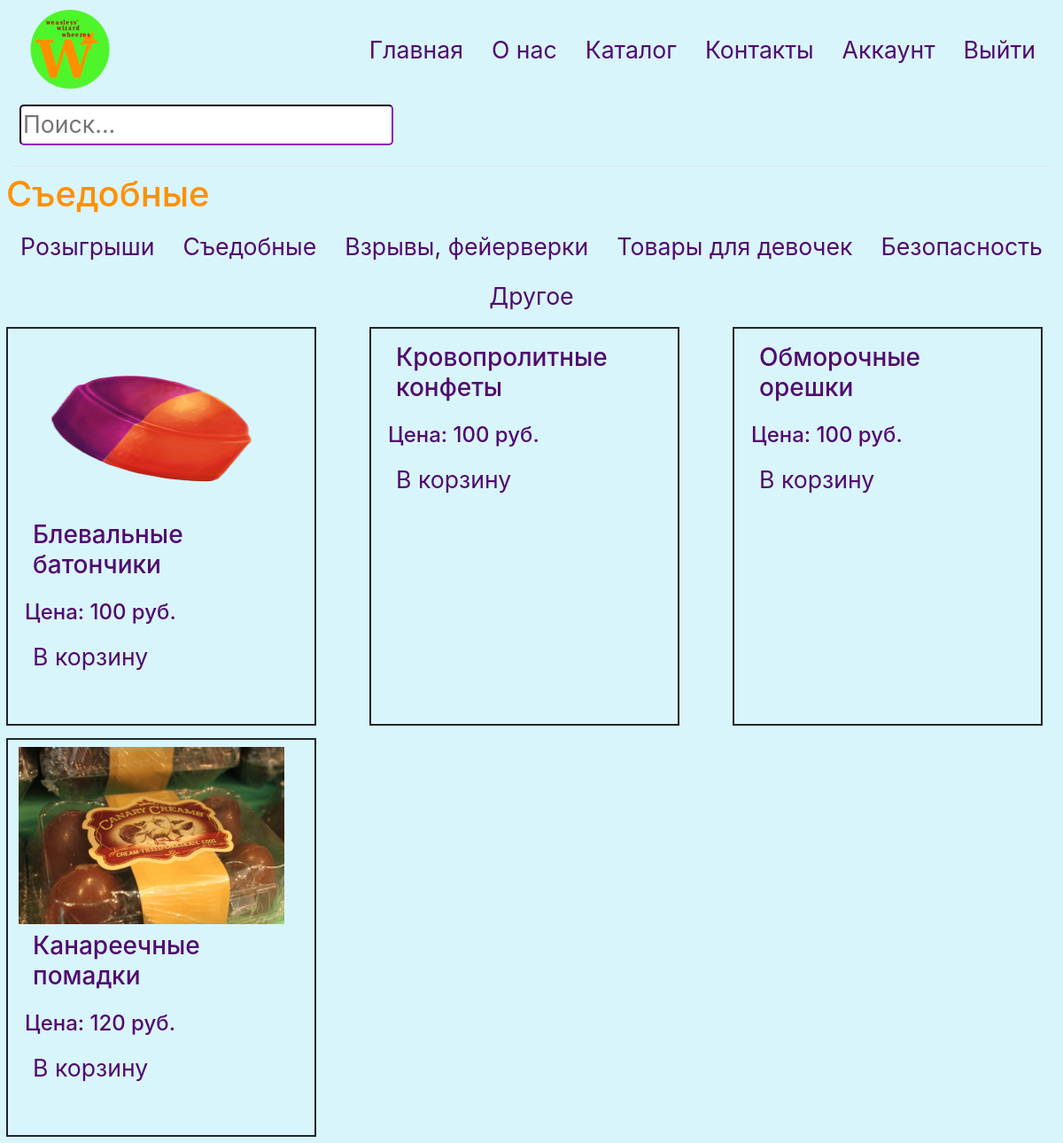
/catalog/eat (signed in), run on the app's committed database.
### data/products.py (models this page shows)
class Products(SqlAlchemyBase):
    __tablename__ = 'products'
    id = sqlalchemy.Column(sqlalchemy.Integer, primary_key=True, autoincrement=True)
    title = sqlalchemy.Column(sqlalchemy.String, nullable=True)
    description = sqlalchemy.Column(sqlalchemy.String, nullable=True)
    photos = sqlalchemy.Column(sqlalchemy.String, nullable=True)
    cost = sqlalchemy.Column(sqlalchemy.Integer, nullable=True)
    created_date = sqlalchemy.Column(sqlalchemy.DateTime, default=datetime.datetime.now)
    category = sqlalchemy.Column(sqlalchemy.String, sqlalchemy.ForeignKey("category.id"))
    users = orm.relationship("User", secondary="association", backref="users")

### main.py (the view)
@app.route('/catalog/<name>')
def catalog_new(name):
    db_sess = db_session.create_session()
    products = db_sess.query(Products)
    product1 = list()
    c = ''
    for i in category:
        if i[1] == name:
            c = i[0]
            break
    for i in products:
        if category[i.category - 1][0] == c:
            product1.append(i)
    return render_template('catalog.html', name=name, title=c, products=product1, category=category)

### data/db_session.py (called while the page is built)
def create_session() -> Session:
    global __factory
    return __factory()

### main.py (called while the page is built)
@login_manager.user_loader
def load_user(user_id):
    db_sess = db_session.create_session()
    return db_sess.query(User).get(user_id)

### templates/catalog.html
{% extends 'base.html' %}
{% block content%}
<h1 class="orange-text">{{ title }}</h1>
<ul class="nav justify-content-center">
    {% for item in category%}
    <li><a href=/catalog/{{ item[1] }} class="nav-link">{{item[0]}}</a></li>
    {% endfor %}
</ul>
<div class="row">
    {% for item in products%}
    <div class="col">
        <div class="container1">
            {% if item.photos %}
            <a><img width="300" height="200" src={{ url_for('static', filename=item.photos.split(';')[0])}} alt="здесь
                должна была быть картинка, но не нашлась"></a>
            {% endif %}
            <li class="nav"><a href=product/{{ item.id }} class="nav-link"><h3>{{item.title}}</h3></a></li>
            <h4 class="purple-text">Цена: {{item.cost}} руб.</h4>
            {% if current_user.is_authenticated %}
            <li class="nav"><a href=/buy/{{ item.id }} class="nav-link">В корзину</a></li>
            {% endif %}
        </div>
    </div>
    {% endfor %}
</div>
{% endblock%}

### static/css/style.css (style rules this page uses)
.nav-link { color: #510B6F; font-size: 20pt; }
.container1 { width: 350px; height: 450px; border: 2px solid; padding: 8px 12px; margin: 7px 7px 7px 7px; }
.purple-text { color: #510B6F; margin: 7px 7px 7px 7px; }
.back { background-color: #D9F5FC; }
.orange-text { color: #ff9000; margin: 7px 7px 7px 7px; }

### data on the page
Products: photos (picture), title "Блевальные батончики", cost "100"
Products: title "Кровопролитные конфеты", cost "100"
Products: title "Обморочные орешки", cost "100"
Products: photos (picture), title "Канареечные помадки", cost "120"

### other printed values
{{ title }} "Съедобные"
{{ item[0] }} "Розыгрыши" "Съедобные" "Взрывы, фейерверки" "Товары для девочек" "Безопасность" "Другое"
